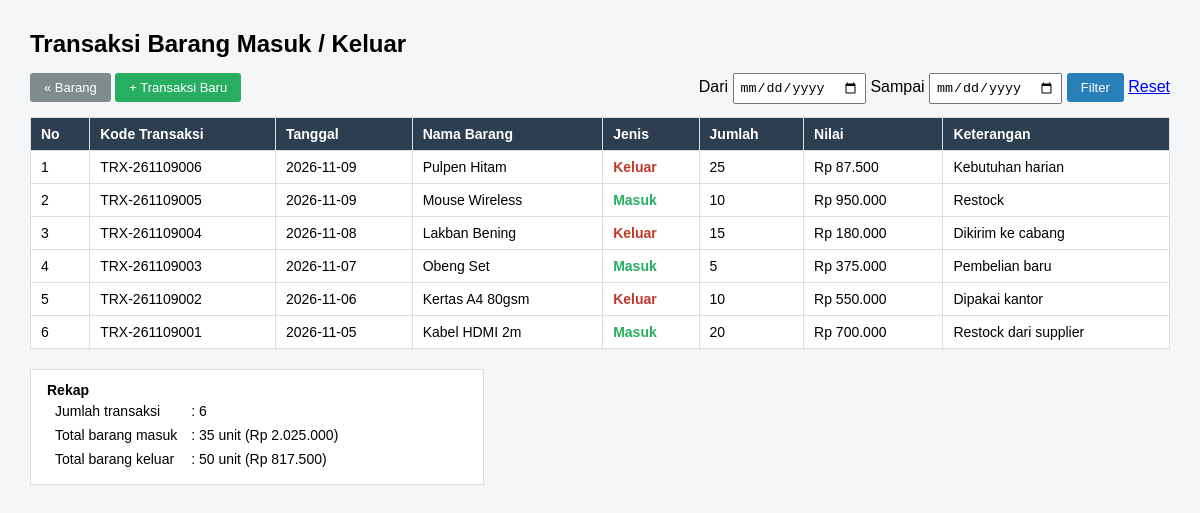
Page /transaksi.php on the committed database.
### tables this page shows
CREATE TABLE `transactions` (
  `trx_id` varchar(15) NOT NULL,
  `trx_item_id` varchar(15) NOT NULL,
  `trx_status` enum('Y','N') NOT NULL COMMENT 'Y = masuk, N = keluar',
  `trx_amount` int(11) NOT NULL,
  `trx_date` date NOT NULL,
  `trx_desc` varchar(200) DEFAULT NULL
);

CREATE TABLE `item` (
  `item_id` varchar(15) NOT NULL,
  `item_name` varchar(100) NOT NULL,
  `item_cat_id` varchar(15) NOT NULL,
  `item_stock` int(11) NOT NULL DEFAULT '0',
  `item_price` decimal(12,2) NOT NULL
);

### transaksi.php (the view, shortened to what this page needs)
<?php
$date_from = isset($_GET['dari'])   ? trim($_GET['dari'])   : '';
$date_to   = isset($_GET['sampai']) ? trim($_GET['sampai']) : '';
$msg       = "";
$where     = "";
$sql = "SELECT
            t.trx_id,
            t.trx_date,
            i.item_name,
            t.trx_status,
            t.trx_amount,
            i.item_price,
            t.trx_desc
        FROM transactions t
        JOIN item i ON t.trx_item_id = i.item_id
        $where
        ORDER BY t.trx_date DESC, t.trx_id DESC";
$res = mysql_query($sql) or die("Query error: " . mysql_error());
$row = mysql_num_rows($res);
$total_in_qty    = 0;
$total_out_qty   = 0;
$total_in_value  = 0;
$total_out_value = 0;
$DATATABLE = "
<table class=\"tabel\" id=\"table_list\">
    <thead>
        <tr>
            <th>No</th>
            <th>Kode Transaksi</th>
            <th>Tanggal</th>
            <th>Nama Barang</th>
            <th>Jenis</th>
            <th>Jumlah</th>
            <th>Nilai</th>
            <th>Keterangan</th>
        </tr>
    </thead>
    <tbody>";
for ($r = 0; $r < $row; $r++) {
    $data = mysql_fetch_array($res);
    $trx_id    = $data['trx_id'];
    $trx_date  = $data['trx_date'];
    $item_name = htmlspecialchars($data['item_name']);
    $qty       = (int) $data['trx_amount'];
    $value     = $qty * $data['item_price'];
    $desc      = htmlspecialchars($data['trx_desc']);
    $no        = $r + 1;
    if ($data['trx_status'] == 'Y') {
        $type_label = "<span class=\"masuk\">Masuk</span>";
        $total_in_qty   += $qty;
        $total_in_value += $value;
    } else {
        $type_label = "<span class=\"keluar\">Keluar</span>";
        $total_out_qty   += $qty;
        $total_out_value += $value;
    }
    $value_fmt = number_format($value, 0, ',', '.');
    $DATATABLE .= "
        <tr>
            <td>$no</td>
            <td>$trx_id</td>
            <td>$trx_date</td>
            <td>$item_name</td>
            <td>$type_label</td>
            <td>$qty</td>
            <td>Rp $value_fmt</td>
            <td>$desc</td>
        </tr>";
}
$DATATABLE .= "
    </tbody>
</table>";
$REKAP = "
<div class=\"rekap\">
    <b>Rekap</b>
    <table>
        <tr><td>Jumlah transaksi</td><td>: $row</td></tr>
        <tr><td>Total barang masuk</td><td>: $total_in_qty unit (Rp " . number_format($total_in_value, 0, ',', '.') . ")</td></tr>
        <tr><td>Total barang keluar</td><td>: $total_out_qty unit (Rp " . number_format($total_out_value, 0, ',', '.') . ")</td></tr>
    </table>
</div>";
$val_from = htmlspecialchars($date_from);
$val_to   = htmlspecialchars($date_to);
$alert    = ($msg != '') ? "<div class=\"txterror\">" . htmlspecialchars($msg) . "</div>" : "";
echo "
<!DOCTYPE html>
<html>
<head>
</head>
<body>
    <h2>Transaksi Barang Masuk / Keluar</h2>
    <div class=\"bar\">
        <a href=\"index.php\" class=\"btn btn-kembali\">&laquo; Barang</a>
        <a href=\"transaksi_tambah.php\" class=\"btn btn-tambah\">+ Transaksi Baru</a>
        <form method=\"get\" class=\"kanan\" onsubmit=\"return cekTanggal();\">
            Dari <input type=\"date\" id=\"dari\" name=\"dari\" value=\"$val_from\">
            Sampai <input type=\"date\" id=\"sampai\" name=\"sampai\" value=\"$val_to\">
            <button type=\"submit\" class=\"btn btn-filter\">Filter</button>
            <a href=\"transaksi.php\">Reset</a>
        </form>
    </div>
    $alert
    $DATATABLE
    $REKAP
</body>
</html>";
?>

### transaksi.php (style rules this page uses)
body { font-family: Arial, sans-serif; margin: 30px; background: #f4f6f8; }
h2 { margin-bottom: 15px; }
.tabel { width: 100%; border-collapse: collapse; background: #fff; }
.tabel th, .tabel td { border: 1px solid #ddd; padding: 8px 10px; font-size: 14px; }
.tabel th { background: #2c3e50; color: #fff; text-align: left; }
.btn { display: inline-block; padding: 7px 14px; color: #fff; text-decoration: none; border-radius: 3px; font-size: 13px; cursor: pointer; border: 0; }
.btn-tambah { background: #27ae60; }
.btn-kembali { background: #7f8c8d; }
.btn-filter { background: #2980b9; }
.bar { margin-bottom: 15px; }
.bar .kanan { float: right; }
.bar input[type=date] { padding: 5px; }
.masuk { color: #27ae60; font-weight: bold; }
.keluar { color: #c0392b; font-weight: bold; }
.rekap { margin-top: 20px; background: #fff; border: 1px solid #ddd; padding: 12px 16px; width: 420px; font-size: 14px; }
.rekap td { padding: 3px 6px; }

### rows in the picture
transactions: no "1", trx_id "TRX-261109006", trx_date "2026-11-09", trx_item.item_name "Pulpen Hitam", trx_status "Keluar", trx_amount "25", trx_amount.item_price "87.500", trx_desc "Kebutuhan harian"
transactions: no "2", trx_id "TRX-261109005", trx_date "2026-11-09", trx_item.item_name "Mouse Wireless", trx_status "Masuk", trx_amount "10", trx_amount.item_price "950.000", trx_desc "Restock"
transactions: no "3", trx_id "TRX-261109004", trx_date "2026-11-08", trx_item.item_name "Lakban Bening", trx_status "Keluar", trx_amount "15", trx_amount.item_price "180.000", trx_desc "Dikirim ke cabang"
transactions: no "4", trx_id "TRX-261109003", trx_date "2026-11-07", trx_item.item_name "Obeng Set", trx_status "Masuk", trx_amount "5", trx_amount.item_price "375.000", trx_desc "Pembelian baru"
transactions: no "5", trx_id "TRX-261109002", trx_date "2026-11-06", trx_item.item_name "Kertas A4 80gsm", trx_status "Keluar", trx_amount "10", trx_amount.item_price "550.000", trx_desc "Dipakai kantor"
transactions: no "6", trx_id "TRX-261109001", trx_date "2026-11-05", trx_item.item_name "Kabel HDMI 2m", trx_status "Masuk", trx_amount "20", trx_amount.item_price "700.000", trx_desc "Restock dari supplier"

### other values in the picture
$row "6"
$total_in_qty "35"
$total_in_value "2.025.000"
$total_out_qty "50"
$total_out_value "817.500"
